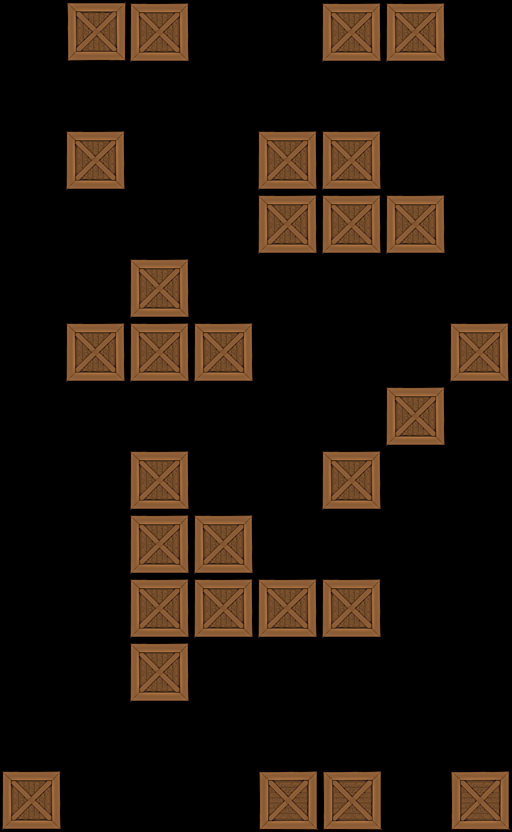

A 2D game scene composited from a Tiled map and its tileset images. What follows is a short description and the map's XML, with each tile layer's data collapsed to a summary:
An orthogonal 8x13 tile map with 64x64 px tiles, 1 tile layer (Tile Layer 1).

<map version="1.0" orientation="orthogonal" width="8" height="13" tilewidth="64" tileheight="64">
 <tileset firstgid="1" name="crate" tilewidth="64" tileheight="64">
  <image source="../../crate2.png" width="64" height="64" />
 </tileset>
 <layer name="Tile Layer 1" width="8" height="13">
  <data>[104 cells, 29 non-empty, 1 distinct tile ids]</data>
 </layer>
</map>
